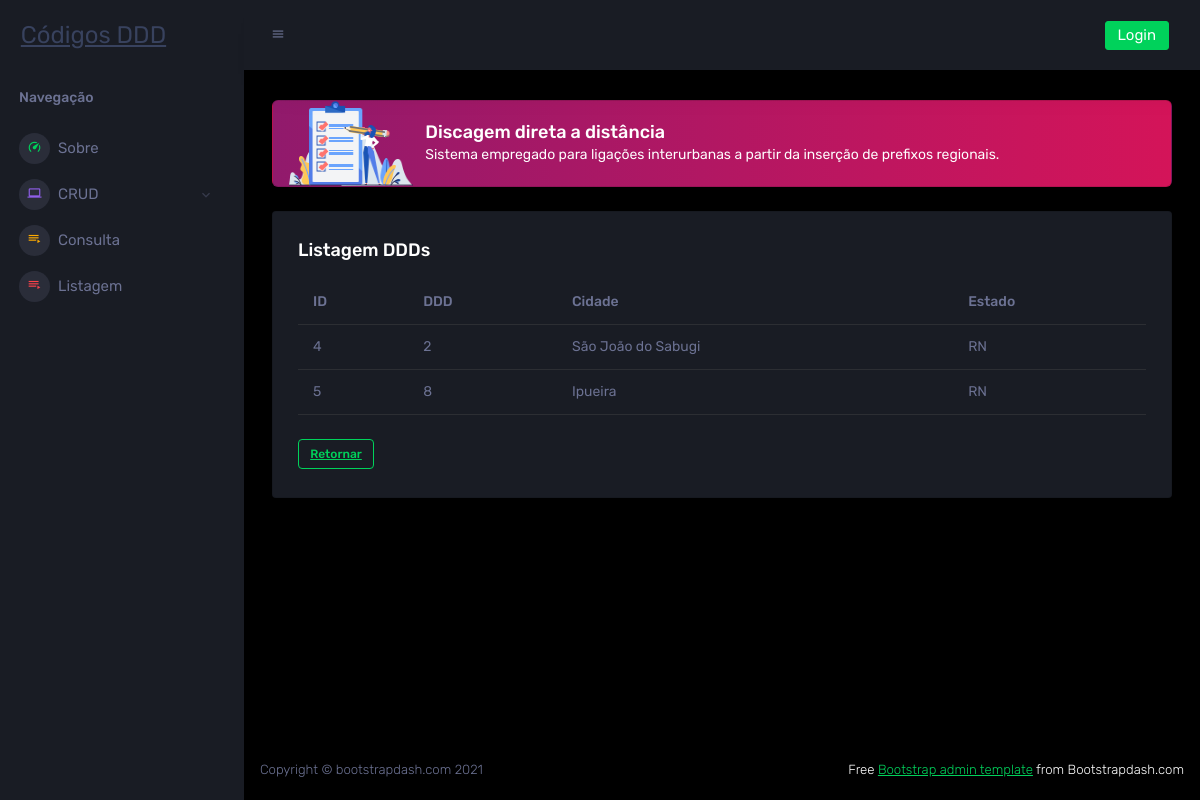
The app's page /listagem/ with its own data.
### crud/models.py (models this page shows, shortened)
class DDD(models.Model):
    id = models.AutoField(primary_key=True)
    ddd = models.IntegerField('DDD', validators=[
            MaxValueValidator(100),
            MinValueValidator(1)
        ])
    cidade = models.CharField('Cidade', max_length=100)
    estado = models.CharField('Estado', max_length=100)
    class Meta:
        verbose_name_plural = "DDDs"

### crud/views.py (the view)
# urls.py: path('listagem/',listagem, name='listagem'),
def listagem(request):
 listatotal = DDD.objects.all()
 return render(request, 'listagem.html', {'listatotal':listatotal})

### crud/templates/listagem.html (shortened to what this page needs)
{% extends 'layout.html' %}
{% block content %}
<div class="row">
    <div class="col-12">
      <div class="card">
        <div class="card-body">
          <h4 class="card-title"> Listagem DDDs </h4>
          <div class="table-responsive">
            {% if listatotal %}
            <table class="table">
                <thead>
                  <tr>
                    <th>ID</th>
                    <th>DDD</th>
                    <th>Cidade</th>
                    <th>Estado</th>
                  </tr>
                </thead>
                <tbody>
            {% for ddd in listatotal %}
                  <tr>
                    <td>{{ddd.id}}</td>
                    <td>{{ddd.ddd}}</td>
                    <td>{{ddd.cidade}}</td>
                    <td>{{ddd.estado}}</td>
                  </tr>
            {% endfor %}
                </tbody>
                </table>
    {% else %}
        <h4>Sem Registros</h4>
    {% endif %}
        <a href="{% url 'home' %}" class="badge badge-outline-success">Retornar </a>
    </div>
</div>
</div>
</div>
</div>
{% endblock %}

### records on screen
DDD: id "4", ddd "2", cidade "São João do Sabugi", estado "RN"
DDD: id "5", ddd "8", cidade "Ipueira", estado "RN"
